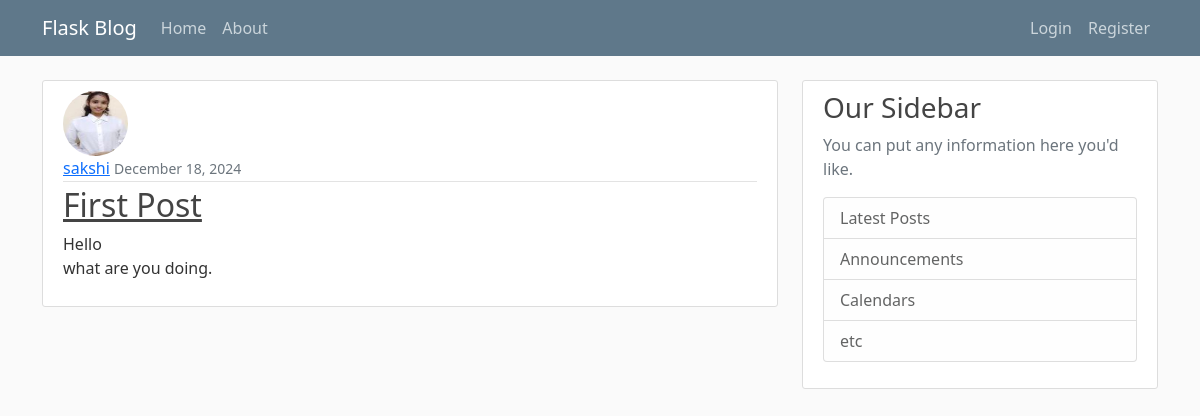
Screenshot of /post/3 with the database file from the repository.
### flask_blog/models.py (models this page shows, shortened)
class User(db.Model, UserMixin):
    id = db.Column(db.Integer, primary_key=True)
    username = db.Column(db.String(20), unique=True, nullable=False)  # Corrected typo from 'usernam' to 'username'
    email = db.Column(db.String(120), unique=True, nullable=False)
    image_file = db.Column(db.String(120), nullable=True, default='default.jpg')
    password = db.Column(db.String(60), nullable=False)
    posts = db.relationship('Post', backref='author', lazy=True)  # Changed 'post' to 'posts' for consistency

class Post(db.Model):
    id = db.Column(db.Integer, primary_key=True)
    title = db.Column(db.String(100), nullable=False)  # Increased length of title for flexibility
    date_posted = db.Column(db.DateTime, nullable=False, default=datetime.utcnow)
    content = db.Column(db.Text, nullable=False)
    user_id = db.Column(db.Integer, db.ForeignKey('user.id'), nullable=True)  # Adjusted 'nullable' as needed

### flask_blog/routes.py (the view)
@app.route('/post/<int:post_id>')
def post(post_id):
    post = Post.query.get_or_404(post_id)
    return render_template('post.html', title=post.title, post = post)

### flask_blog/templates/post.html (shortened to what this page needs)
{% extends 'Layout.html' %}
{% block content %}
<article class="media content-section">
    <img class="rounded-circle article-img" src="{{ url_for('static', filename='profile_pics/' + post.author.image_file) }}" alt="Profile Picture">
    <div class="media-body">
        <div class="article-metadata">
            <a class="mr-2" href="{{ url_for('user_posts', username=post.author.username) }}">{{ post.author.username }}</a>
            <small class="text-muted">{{ post.date_posted.strftime('%B %d, %Y') }}</small>
        </div>
        <h2><a class="article-title" href="{{ url_for('user_posts', username=post.author.username) }}">{{ post.title }}</a></h2>
        <p class="article-content">{{ post.content }}</p>
    </div>
</article>
{% endblock %}

### flask_blog/static/main.css (style rules this page uses)
body { background: #fafafa; color: #333333; margin-top: 5rem; }
h1, h2, h3, h4, h5, h6 { color: #444444; }
.content-section { background: #ffffff; padding: 10px 20px; border: 1px solid #dddddd; border-radius: 3px; margin-bottom: 20px; }
.article-title { color: #444444; }
.article-content { white-space: pre-line; }
.article-img { height: 65px; width: 65px; margin-right: 16px; }
.article-metadata { padding-bottom: 1px; margin-bottom: 4px; border-bottom: 1px solid #e3e3e3 }

### rows the page displays
User: image_file (picture), author.username "sakshi"
Post: date_posted "December 18, 2024", title "First Post", content "Hello what are you doing."
